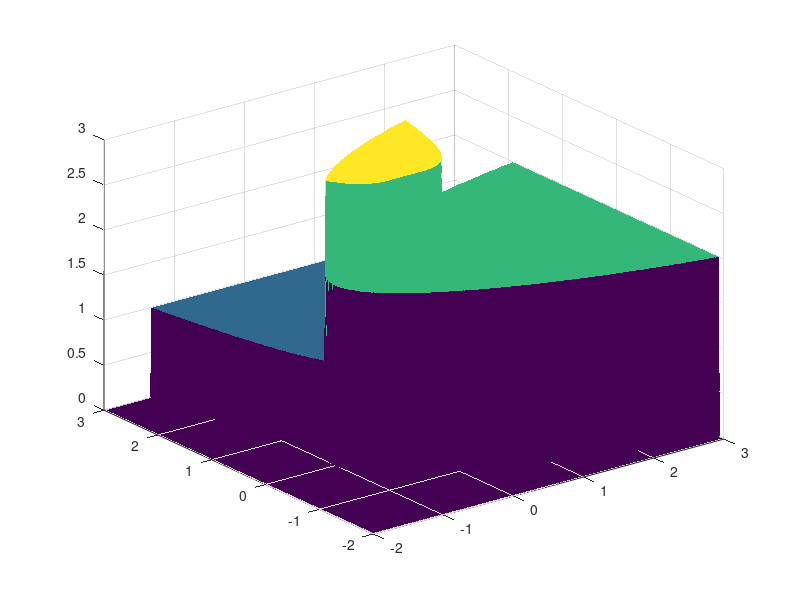

MATLAB code for this plot: (Note: this script raises an error after producing the figure.)
[X,Y] = meshgrid(-2:.01:3);
Z = (5*sinh(Y./5) >= X.^4); 
% Z=1 where the first constraint is satisfied, Z=0 otherwise
Z = Z+ 2*(5*tanh(X./5) >= Y.^2 - 1); 
% Z=2 where the second is satisfied, Z=3 where both are
surf(X,Y,Z,'LineStyle','none');
fig = gcf;
fig.Color = 'w'; % white background
view(0,90)
hold on
plot3(1.333,1.037, 4,'*','MarkerEdgeColor','r','MarkerSize',8);
plot3(.4396, .0373, 4,'o','MarkerEdgeColor','r','MarkerSize',8); 
% best point
xlabel('x')
ylabel('y')

hold off